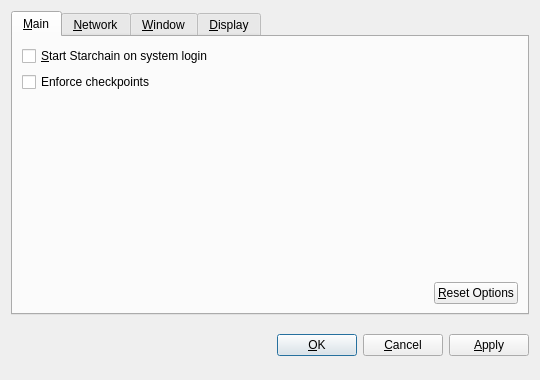
<?xml version="1.0" encoding="UTF-8"?>
<ui version="4.0">
 <class>OptionsDialog</class>
 <widget class="QDialog" name="OptionsDialog">
  <property name="geometry">
   <rect>
    <x>0</x>
    <y>0</y>
    <width>540</width>
    <height>380</height>
   </rect>
  </property>
  <property name="windowTitle">
   <string>Options</string>
  </property>
  <property name="modal">
   <bool>true</bool>
  </property>
  <layout class="QVBoxLayout" name="verticalLayout">
   <item>
    <widget class="QTabWidget" name="tabWidget">
     <property name="tabPosition">
      <enum>QTabWidget::North</enum>
     </property>
     <property name="currentIndex">
      <number>0</number>
     </property>
     <widget class="QWidget" name="tabMain">
      <attribute name="title">
       <string>&amp;Main</string>
      </attribute>
      <layout class="QVBoxLayout" name="verticalLayout_Main">
       <item>
        <widget class="QCheckBox" name="StarchainAtStartup">
         <property name="toolTip">
          <string>Automatically start Starchain after logging in to the system.</string>
         </property>
         <property name="text">
          <string>&amp;Start Starchain on system login</string>
         </property>
        </widget>
       </item>
       <item>
        <widget class="QCheckBox" name="checkpointEnforce">
         <property name="toolTip">
          <string>Check this box to follow the centrally issued checkpoints.</string>
         </property>
         <property name="text">
          <string>Enforce checkpoints</string>
         </property>
        </widget>
       </item>
       <item>
        <spacer name="verticalSpacer_Main">
         <property name="orientation">
          <enum>Qt::Vertical</enum>
         </property>
         <property name="sizeHint" stdset="0">
          <size>
           <width>20</width>
           <height>40</height>
          </size>
         </property>
        </spacer>
       </item>
       <item>
        <layout class="QHBoxLayout" name="horizontalLayout_2_Main">
         <item>
          <spacer name="horizontalSpacer_2_Main">
           <property name="orientation">
            <enum>Qt::Horizontal</enum>
           </property>
           <property name="sizeHint" stdset="0">
            <size>
             <width>40</width>
             <height>20</height>
            </size>
           </property>
          </spacer>
         </item>
         <item>
          <widget class="QPushButton" name="resetButton">
           <property name="toolTip">
            <string>Reset all client options to default.</string>
           </property>
           <property name="text">
            <string>&amp;Reset Options</string>
           </property>
           <property name="autoDefault">
            <bool>false</bool>
           </property>
          </widget>
         </item>
        </layout>
       </item>
      </layout>
     </widget>
     <widget class="QWidget" name="tabNetwork">
      <attribute name="title">
       <string>&amp;Network</string>
      </attribute>
      <layout class="QVBoxLayout" name="verticalLayout_Network">
       <item>
        <widget class="QCheckBox" name="mapPortUpnp">
         <property name="toolTip">
          <string>Automatically open the Starchain client port on the router. This only works when your router supports UPnP and it is enabled.</string>
         </property>
         <property name="text">
          <string>Map port using &amp;UPnP</string>
         </property>
        </widget>
       </item>
       <item>
        <widget class="QCheckBox" name="connectSocks">
         <property name="toolTip">
          <string>Connect to the Starchain network through a SOCKS proxy (e.g. when connecting through Tor).</string>
         </property>
         <property name="text">
          <string>&amp;Connect through SOCKS proxy:</string>
         </property>
        </widget>
       </item>
       <item>
        <layout class="QHBoxLayout" name="horizontalLayout_Network">
         <item>
          <widget class="QLabel" name="proxyIpLabel">
           <property name="text">
            <string>Proxy &amp;IP:</string>
           </property>
           <property name="textFormat">
            <enum>Qt::PlainText</enum>
           </property>
           <property name="buddy">
            <cstring>proxyIp</cstring>
           </property>
          </widget>
         </item>
         <item>
          <widget class="QValidatedLineEdit" name="proxyIp">
           <property name="maximumSize">
            <size>
             <width>140</width>
             <height>16777215</height>
            </size>
           </property>
           <property name="toolTip">
            <string>IP address of the proxy (e.g. 127.0.0.1)</string>
           </property>
          </widget>
         </item>
         <item>
          <widget class="QLabel" name="proxyPortLabel">
           <property name="text">
            <string>&amp;Port:</string>
           </property>
           <property name="textFormat">
            <enum>Qt::PlainText</enum>
           </property>
           <property name="buddy">
            <cstring>proxyPort</cstring>
           </property>
          </widget>
         </item>
         <item>
          <widget class="QLineEdit" name="proxyPort">
           <property name="maximumSize">
            <size>
             <width>55</width>
             <height>16777215</height>
            </size>
           </property>
           <property name="toolTip">
            <string>Port of the proxy (e.g. 9050)</string>
           </property>
          </widget>
         </item>
         <item>
          <widget class="QLabel" name="socksVersionLabel">
           <property name="text">
            <string>SOCKS &amp;Version:</string>
           </property>
           <property name="textFormat">
            <enum>Qt::PlainText</enum>
           </property>
           <property name="buddy">
            <cstring>socksVersion</cstring>
           </property>
          </widget>
         </item>
         <item>
          <widget class="QValueComboBox" name="socksVersion">
           <property name="toolTip">
            <string>SOCKS version of the proxy (e.g. 5)</string>
           </property>
          </widget>
         </item>
         <item>
          <spacer name="horizontalSpacer_Network">
           <property name="orientation">
            <enum>Qt::Horizontal</enum>
           </property>
           <property name="sizeHint" stdset="0">
            <size>
             <width>40</width>
             <height>20</height>
            </size>
           </property>
          </spacer>
         </item>
        </layout>
       </item>
       <item>
        <spacer name="verticalSpacer_Network">
         <property name="orientation">
          <enum>Qt::Vertical</enum>
         </property>
         <property name="sizeHint" stdset="0">
          <size>
           <width>20</width>
           <height>40</height>
          </size>
         </property>
        </spacer>
       </item>
      </layout>
     </widget>
     <widget class="QWidget" name="tabWindow">
      <attribute name="title">
       <string>&amp;Window</string>
      </attribute>
      <layout class="QVBoxLayout" name="verticalLayout_Window">
       <item>
        <widget class="QCheckBox" name="minimizeToTray">
         <property name="toolTip">
          <string>Show only a tray icon after minimizing the window.</string>
         </property>
         <property name="text">
          <string>&amp;Minimize to the tray instead of the taskbar</string>
         </property>
        </widget>
       </item>
       <item>
        <widget class="QCheckBox" name="minimizeOnClose">
         <property name="toolTip">
          <string>Minimize instead of exit the application when the window is closed. When this option is enabled, the application will be closed only after selecting Quit in the menu.</string>
         </property>
         <property name="text">
          <string>M&amp;inimize on close</string>
         </property>
        </widget>
       </item>
       <item>
        <spacer name="verticalSpacer_Window">
         <property name="orientation">
          <enum>Qt::Vertical</enum>
         </property>
         <property name="sizeHint" stdset="0">
          <size>
           <width>20</width>
           <height>40</height>
          </size>
         </property>
        </spacer>
       </item>
      </layout>
     </widget>
     <widget class="QWidget" name="tabDisplay">
      <attribute name="title">
       <string>&amp;Display</string>
      </attribute>
      <layout class="QVBoxLayout" name="verticalLayout_Display">
       <item>
        <layout class="QHBoxLayout" name="horizontalLayout_1_Display">
         <item>
          <widget class="QLabel" name="langLabel">
           <property name="text">
            <string>User Interface &amp;language:</string>
           </property>
           <property name="textFormat">
            <enum>Qt::PlainText</enum>
           </property>
           <property name="buddy">
            <cstring>lang</cstring>
           </property>
          </widget>
         </item>
         <item>
          <widget class="QValueComboBox" name="lang">
           <property name="toolTip">
            <string>The user interface language can be set here. This setting will take effect after restarting Starchain.</string>
           </property>
          </widget>
         </item>
        </layout>
       </item>
       <item>
        <layout class="QHBoxLayout" name="horizontalLayout_2_Display">
         <item>
          <widget class="QLabel" name="unitLabel">
           <property name="text">
            <string>&amp;Unit to show amounts in:</string>
           </property>
           <property name="textFormat">
            <enum>Qt::PlainText</enum>
           </property>
           <property name="buddy">
            <cstring>unit</cstring>
           </property>
          </widget>
         </item>
         <item>
          <widget class="QValueComboBox" name="unit">
           <property name="toolTip">
            <string>Choose the default subdivision unit to show in the interface and when sending coins.</string>
           </property>
          </widget>
         </item>
        </layout>
       </item>
       <item>
        <widget class="QCheckBox" name="displayAddresses">
         <property name="toolTip">
          <string>Whether to show Starchain addresses in the transaction list or not.</string>
         </property>
         <property name="text">
          <string>&amp;Display addresses in transaction list</string>
         </property>
        </widget>
       </item>
       <item>
         <widget class="QCheckBox" name="coinControlFeatures">
           <property name="toolTip">
            <string>Whether to show coin control features or not.</string>
           </property>
           <property name="text">
            <string>Display coin &amp;control features (experts only!)</string>
           </property>
         </widget>
       </item>
       <item>
        <spacer name="verticalSpacer_Display">
         <property name="orientation">
          <enum>Qt::Vertical</enum>
         </property>
         <property name="sizeHint" stdset="0">
          <size>
           <width>20</width>
           <height>40</height>
          </size>
         </property>
        </spacer>
       </item>
      </layout>
     </widget>
    </widget>
   </item>
   <item>
    <layout class="QHBoxLayout" name="horizontalLayout_Buttons">
     <item>
      <spacer name="horizontalSpacer_1">
       <property name="orientation">
        <enum>Qt::Horizontal</enum>
       </property>
       <property name="sizeHint" stdset="0">
        <size>
         <width>40</width>
         <height>48</height>
        </size>
       </property>
      </spacer>
     </item>
     <item>
      <widget class="QLabel" name="statusLabel">
       <property name="font">
        <font>
         <weight>75</weight>
         <bold>true</bold>
        </font>
       </property>
       <property name="text">
        <string/>
       </property>
       <property name="textFormat">
        <enum>Qt::PlainText</enum>
       </property>
       <property name="wordWrap">
        <bool>true</bool>
       </property>
      </widget>
     </item>
     <item>
      <spacer name="horizontalSpacer_2">
       <property name="orientation">
        <enum>Qt::Horizontal</enum>
       </property>
       <property name="sizeHint" stdset="0">
        <size>
         <width>40</width>
         <height>48</height>
        </size>
       </property>
      </spacer>
     </item>
     <item>
      <widget class="QPushButton" name="okButton">
       <property name="text">
        <string>&amp;OK</string>
       </property>
      </widget>
     </item>
     <item>
      <widget class="QPushButton" name="cancelButton">
       <property name="text">
        <string>&amp;Cancel</string>
       </property>
       <property name="autoDefault">
        <bool>false</bool>
       </property>
      </widget>
     </item>
     <item>
      <widget class="QPushButton" name="applyButton">
       <property name="text">
        <string>&amp;Apply</string>
       </property>
       <property name="autoDefault">
        <bool>false</bool>
       </property>
      </widget>
     </item>
    </layout>
   </item>
  </layout>
 </widget>
 <customwidgets>
  <customwidget>
   <class>StarchainAmountField</class>
   <extends>QSpinBox</extends>
   <header>Starchainamountfield.h</header>
  </customwidget>
  <customwidget>
   <class>QValueComboBox</class>
   <extends>QComboBox</extends>
   <header>qvaluecombobox.h</header>
  </customwidget>
  <customwidget>
   <class>QValidatedLineEdit</class>
   <extends>QLineEdit</extends>
   <header>qvalidatedlineedit.h</header>
  </customwidget>
 </customwidgets>
 <resources/>
 <connections/>
</ui>
